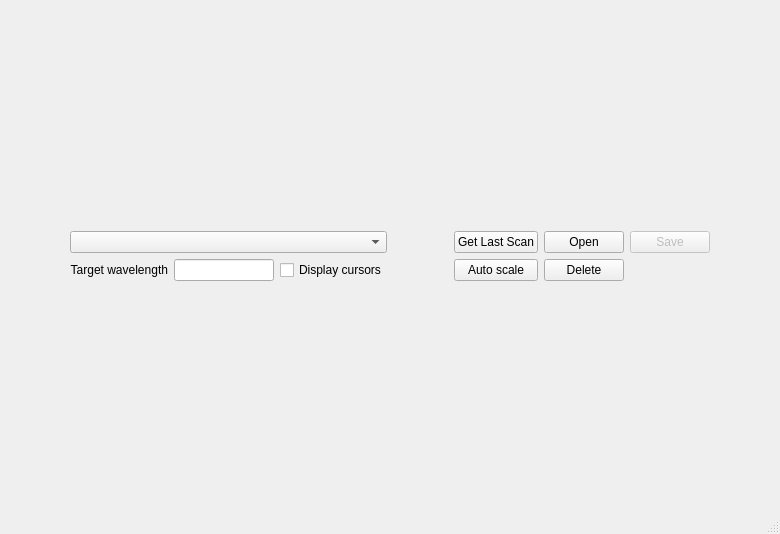
<?xml version="1.0" encoding="UTF-8"?>
<ui version="4.0">
 <class>MainWindow</class>
 <widget class="QMainWindow" name="MainWindow">
  <property name="geometry">
   <rect>
    <x>0</x>
    <y>0</y>
    <width>780</width>
    <height>534</height>
   </rect>
  </property>
  <property name="windowTitle">
   <string>MainWindow</string>
  </property>
  <widget class="QWidget" name="centralwidget">
   <layout class="QVBoxLayout" name="verticalLayout_3">
    <item>
     <layout class="QVBoxLayout" name="graph"/>
    </item>
    <item>
     <layout class="QHBoxLayout" name="horizontalLayout">
      <item>
       <spacer name="horizontalSpacer">
        <property name="orientation">
         <enum>Qt::Horizontal</enum>
        </property>
        <property name="sizeHint" stdset="0">
         <size>
          <width>40</width>
          <height>20</height>
         </size>
        </property>
       </spacer>
      </item>
      <item>
       <layout class="QGridLayout" name="gridLayout_5">
        <item row="2" column="1">
         <widget class="QLineEdit" name="targetWavelength_lineEdit">
          <property name="maximumSize">
           <size>
            <width>100</width>
            <height>16777215</height>
           </size>
          </property>
          <property name="font">
           <font>
            <pointsize>9</pointsize>
           </font>
          </property>
          <property name="toolTip">
           <string>Wavelength (nm) of the local maximum power. Set -1 to search the global maximum peak</string>
          </property>
         </widget>
        </item>
        <item row="2" column="0">
         <widget class="QLabel" name="label_3">
          <property name="font">
           <font>
            <pointsize>9</pointsize>
           </font>
          </property>
          <property name="text">
           <string>Target wavelength</string>
          </property>
          <property name="alignment">
           <set>Qt::AlignRight|Qt::AlignTrailing|Qt::AlignVCenter</set>
          </property>
         </widget>
        </item>
        <item row="2" column="2">
         <widget class="QCheckBox" name="displayCursorCheckBox">
          <property name="text">
           <string>Display cursors</string>
          </property>
          <property name="checked">
           <bool>false</bool>
          </property>
         </widget>
        </item>
        <item row="1" column="0" colspan="3">
         <widget class="QComboBox" name="data_comboBox"/>
        </item>
       </layout>
      </item>
      <item>
       <spacer name="horizontalSpacer_3">
        <property name="orientation">
         <enum>Qt::Horizontal</enum>
        </property>
        <property name="sizeHint" stdset="0">
         <size>
          <width>40</width>
          <height>20</height>
         </size>
        </property>
       </spacer>
      </item>
      <item>
       <layout class="QGridLayout" name="gridLayout">
        <item row="0" column="0">
         <widget class="QPushButton" name="plotDataButton">
          <property name="font">
           <font>
            <pointsize>9</pointsize>
           </font>
          </property>
          <property name="toolTip">
           <string>Display the sweep data</string>
          </property>
          <property name="text">
           <string>Get Last Scan</string>
          </property>
         </widget>
        </item>
        <item row="0" column="2">
         <widget class="QPushButton" name="saveButton">
          <property name="enabled">
           <bool>false</bool>
          </property>
          <property name="font">
           <font>
            <pointsize>9</pointsize>
           </font>
          </property>
          <property name="toolTip">
           <string>Save data displayed</string>
          </property>
          <property name="text">
           <string>Save</string>
          </property>
         </widget>
        </item>
        <item row="0" column="1">
         <widget class="QPushButton" name="openButton">
          <property name="font">
           <font>
            <pointsize>9</pointsize>
           </font>
          </property>
          <property name="toolTip">
           <string>Open the sweep data</string>
          </property>
          <property name="text">
           <string>Open</string>
          </property>
         </widget>
        </item>
        <item row="1" column="1">
         <widget class="QPushButton" name="deleteButton">
          <property name="text">
           <string>Delete</string>
          </property>
         </widget>
        </item>
        <item row="1" column="0">
         <widget class="QPushButton" name="autoScaleButton">
          <property name="text">
           <string>Auto scale</string>
          </property>
         </widget>
        </item>
       </layout>
      </item>
      <item>
       <spacer name="horizontalSpacer_2">
        <property name="orientation">
         <enum>Qt::Horizontal</enum>
        </property>
        <property name="sizeHint" stdset="0">
         <size>
          <width>40</width>
          <height>20</height>
         </size>
        </property>
       </spacer>
      </item>
     </layout>
    </item>
   </layout>
  </widget>
  <widget class="QStatusBar" name="statusBar"/>
 </widget>
 <resources/>
 <connections/>
</ui>
